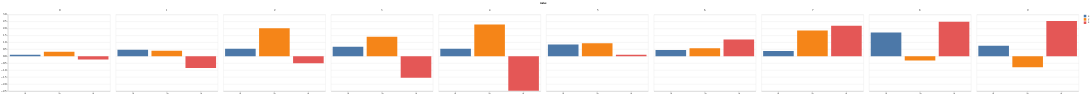

Notebook cell for this chart:
### Code cell
df.head(10).plot(kind='bar', width=100)

### Figure 1 — Vega-Lite specification as saved in the notebook (floating-point values rounded to 4 significant figures)
{"$schema": "https://vega.github.io/schema/vega-lite/v3.4.0.json", "config": {"mark": {"tooltip": null}, "view": {"height": 300, "width": 400}}, "data": {"name": "data-74a83de18a3c59bc7cc9d0ccacb63bfd"}, "datasets": {"data-74a83de18a3c59bc7cc9d0ccacb63bfd": [{"index": 0, "x": 0.1017, "y": 0.3197, "z": -0.2409}, {"index": 1, "x": 0.4638, "y": 0.3928, "z": -0.847}, {"index": 2, "x": 0.5428, "y": 2.022, "z": -0.5041}, {"index": 3, "x": 0.6918, "y": 1.408, "z": -1.553}, {"index": 4, "x": 0.5438, "y": 2.282, "z": -2.48}, {"index": 5, "x": 0.8413, "y": 0.9336, "z": 0.1159}, {"index": 6, "x": 0.4441, "y": 0.5846, "z": 1.199}, {"index": 7, "x": 0.3769, "y": 1.845, "z": 2.197}, {"index": 8, "x": 1.709, "y": -0.2965, "z": 2.485}, {"index": 9, "x": 0.7594, "y": -0.784, "z": 2.53}]}, "encoding": {"color": {"field": "column", "title": null, "type": "nominal"}, "column": {"field": "index", "type": "quantitative"}, "opacity": {"value": 1}, "tooltip": [{"field": "index", "type": "quantitative"}, {"field": "x", "type": "quantitative"}, {"field": "y", "type": "quantitative"}, {"field": "z", "type": "quantitative"}], "x": {"field": "column", "title": null, "type": "nominal"}, "y": {"field": "value", "title": null, "type": "quantitative"}}, "mark": "bar", "selection": {"selector007": {"bind": "scales", "encodings": ["x", "y"], "type": "interval"}}, "transform": [{"as": ["column", "value"], "fold": ["x", "y", "z"]}]}
